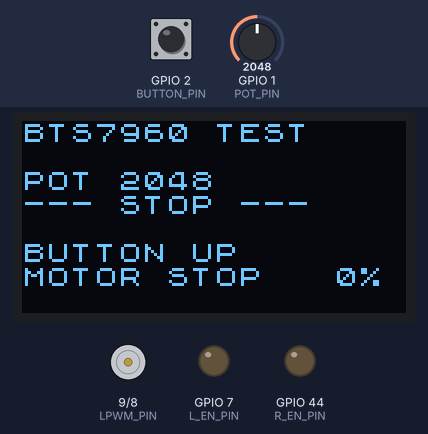
Bench run of a sketch on a simulated Seeed XIAO ESP32-S3. Parts: 128×64 one-colour display, motor-driver pin pairs drawn as motors (green arrow = first pin HIGH = forward, orange = second pin HIGH = backward, longer = more drive), output pins drawn as LEDs (lit = HIGH). The test bench sets the inputs (shaded band); at power-on: GPIO 1 (POT_PIN) = 2048, GPIO 2 (BUTTON_PIN) HIGH (analog values on the 0–4095 scale).

Above: at 1.2 s.
1.3 s: GPIO 1 (POT_PIN) set to 2181
At 2.4 s:
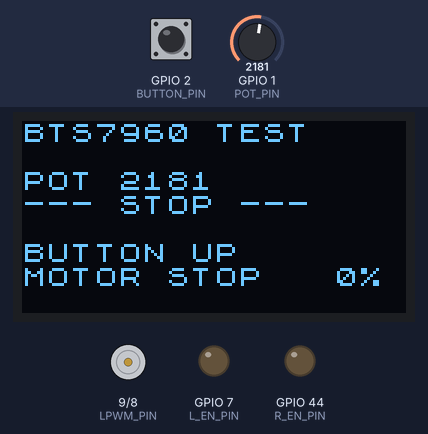
2.8 s: GPIO 1 (POT_PIN) set to 2291
At 3.8 s:
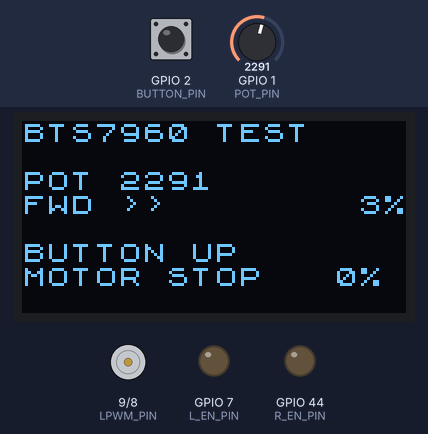
4.3 s: GPIO 2 (BUTTON_PIN) pulled LOW for 0.15 s
At 5.6 s:
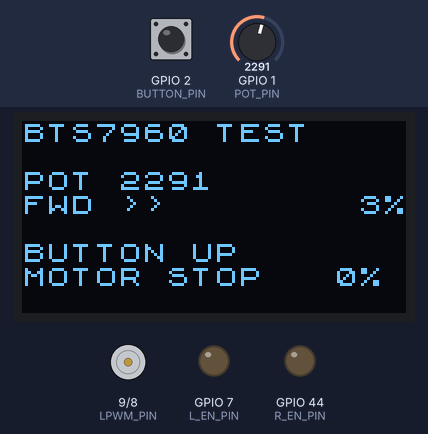
5.9 s: GPIO 1 (POT_PIN) set to 1899
At 6.3 s:
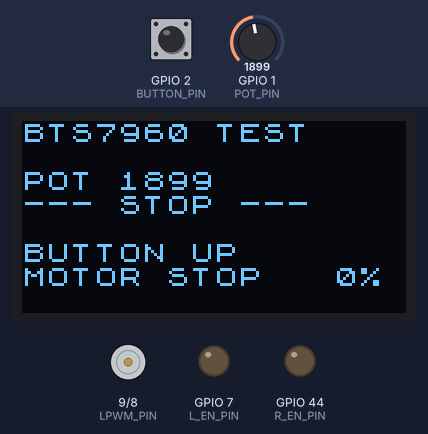
7.4 s: GPIO 1 (POT_PIN) set to 1825
At 8.6 s:
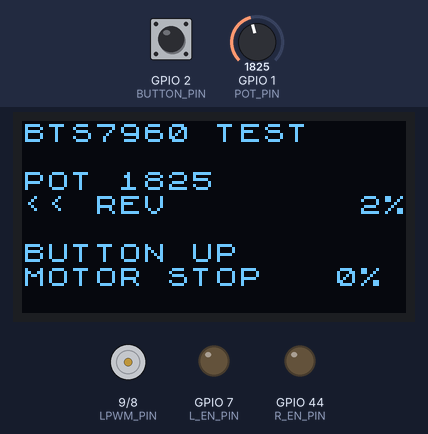
8.9 s: GPIO 2 (BUTTON_PIN) pulled LOW for 1 s
At 9.6 s:
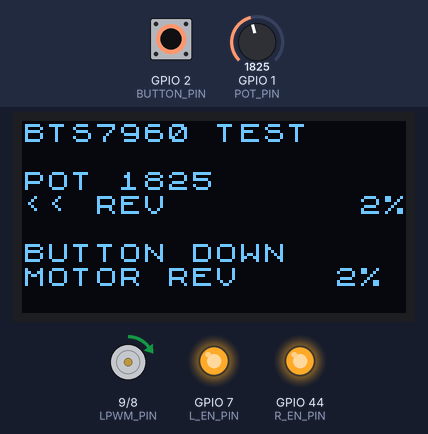
Timing chart, 0 to 11.9 s (numbered marks = the images above; inputs shaded):
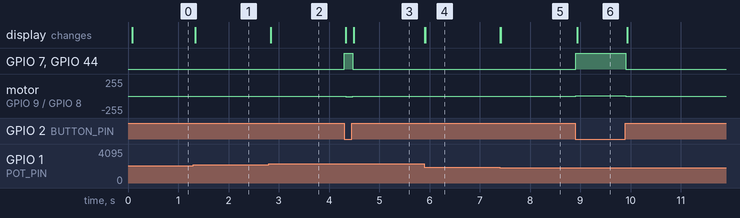

The sketch:

BTS7960_driver_test_xiao.ino
```cpp
/*
  BTS7960 / IBT-2 manual motor controller for a Seeed XIAO ESP32-S3
  on the Seeed Studio Expansion Base for XIAO.

  Controls:
    - Hold the Expansion Base Button (D1) to run.
    - Potentiometer below center: reverse/counterclockwise.
    - Potentiometer above center: forward/clockwise.
    - A dead band around center stops and disables the bridge.
    - Releasing the button immediately stops and disables the bridge.

  The sketch defaults to SERIAL_TEST_ONLY mode. In that mode it prints the
  requested command and speed while keeping R_EN, L_EN, RPWM, and LPWM low.
  Change SERIAL_TEST_ONLY to false only after the serial test looks correct.

  Signal wiring (the six-pin logic header on the BTS7960 module):
    Expansion Base GND   -> BTS7960 GND
    XIAO 3V3             -> BTS7960 VCC
    XIAO D7              -> BTS7960 R_EN
    XIAO D8              -> BTS7960 L_EN
    XIAO D9              -> BTS7960 RPWM
    XIAO D10             -> BTS7960 LPWM
    BTS7960 R_IS and L_IS are unused and may be left disconnected.

  VCC is logic power only; never connect 24 V to it. These six connections are
  all available together on the exposed upper female socket row beside the
  XIAO: VBUS, GND, D10, D9, D8, and D7. Leave the 3V3 socket unused.

  Power wiring:
    24 V supply + -> BTS7960 B+
    24 V supply - -> BTS7960 B-
    Motor leads   -> BTS7960 M+ and M-

  The Expansion Base potentiometer remains connected to A0/D0. The onboard
  user button is already connected to D1 and is active-low.

  D7-D10 are shared with the Expansion Base UART and microSD connections.
  Leave the UART Grove connector unused and do not insert a microSD card while
  using this mapping.

  Clockwise direction depends on the motor-lead order. Swap M+ and M- if the
  physical direction is opposite to the labels used here.

  This sketch targets Arduino-ESP32 core 3.x.
*/

#include <Arduino.h>
#include <U8x8lib.h>
#include <Wire.h>

constexpr uint8_t POT_PIN = A0;
constexpr uint8_t BUTTON_PIN = D1;

constexpr uint8_t R_EN_PIN = D7;
constexpr uint8_t L_EN_PIN = D8;
constexpr uint8_t RPWM_PIN = D9;
constexpr uint8_t LPWM_PIN = D10;

constexpr bool SERIAL_TEST_ONLY = false;

constexpr uint16_t ADC_MAX = 4095;
constexpr uint16_t ADC_CENTER = ADC_MAX / 2;
constexpr uint16_t CENTER_DEAD_BAND = 180;

constexpr uint32_t PWM_FREQUENCY_HZ = 20000;
constexpr uint8_t PWM_RESOLUTION_BITS = 8;
constexpr uint8_t PWM_MAX = (1U << PWM_RESOLUTION_BITS) - 1;

constexpr uint16_t REVERSAL_PAUSE_MS = 300;
constexpr uint8_t RAMP_STEP = 4;
constexpr uint16_t LOOP_DELAY_MS = 10;
constexpr uint16_t SERIAL_REPORT_INTERVAL_MS = 100;
constexpr uint16_t DISPLAY_REPORT_INTERVAL_MS = 25;

// The Expansion Base OLED is internally wired to D4/SDA and D5/SCL.
U8X8_SSD1306_128X64_NONAME_HW_I2C oled(U8X8_PIN_NONE, SCL, SDA);

enum class Direction : uint8_t {
  Stopped,
  Clockwise,
  Reverse,
};

struct MotorRequest {
  Direction direction;
  uint8_t duty;
};

Direction activeDirection = Direction::Stopped;
uint8_t activeDuty = 0;
bool buttonArmed = false;
uint32_t lastSerialReportMs = 0;
uint32_t lastDisplayReportMs = 0;

void disableBridge() {
  // Remove PWM first, then put both half-bridges into high impedance.
  ledcWrite(RPWM_PIN, 0);
  ledcWrite(LPWM_PIN, 0);
  digitalWrite(R_EN_PIN, LOW);
  digitalWrite(L_EN_PIN, LOW);

  activeDirection = Direction::Stopped;
  activeDuty = 0;
}

uint16_t readPot() {
  // A small average makes the center transition less sensitive to ADC noise.
  uint32_t total = 0;
  constexpr uint8_t SAMPLE_COUNT = 8;

  for (uint8_t sample = 0; sample < SAMPLE_COUNT; ++sample) {
    total += analogRead(POT_PIN);
  }

  return total / SAMPLE_COUNT;
}

MotorRequest requestFromPot(uint16_t pot) {
  const uint16_t lowerEdge = ADC_CENTER - CENTER_DEAD_BAND;
  const uint16_t upperEdge = ADC_CENTER + CENTER_DEAD_BAND;

  if (pot < lowerEdge) {
    const long mapped = map(pot, lowerEdge, 0, 0, PWM_MAX);
    return {Direction::Reverse,
            static_cast<uint8_t>(constrain(mapped, 0L, long(PWM_MAX)))};
  }

  if (pot > upperEdge) {
    const long mapped = map(pot, upperEdge, ADC_MAX, 0, PWM_MAX);
    return {Direction::Clockwise,
            static_cast<uint8_t>(constrain(mapped, 0L, long(PWM_MAX)))};
  }

  return {Direction::Stopped, 0};
}

const char *directionName(Direction direction) {
  switch (direction) {
    case Direction::Clockwise:
      return "FWD";
    case Direction::Reverse:
      return "REV";
    default:
      return "STOP";
  }
}

void printSerialTest(bool runButtonHeld, uint16_t pot,
                     const MotorRequest &request) {
  // USB logging must never stall the motor/UI loop when no monitor is reading.
  if (!Serial) {
    return;
  }

  const uint32_t now = millis();
  if (now - lastSerialReportMs < SERIAL_REPORT_INTERVAL_MS) {
    return;
  }
  lastSerialReportMs = now;

  const char *motorCommand;
  uint8_t commandedDuty = 0;
  if (!buttonArmed) {
    motorCommand = "WAIT";
  } else if (!runButtonHeld) {
    motorCommand = "STOP";
  } else {
    motorCommand = directionName(request.direction);
    commandedDuty = request.duty;
  }

  const uint8_t targetSpeedPercent =
      static_cast<uint8_t>((uint16_t(request.duty) * 100U + 127U) / PWM_MAX);
  const uint8_t commandedSpeedPercent =
      static_cast<uint8_t>((uint16_t(commandedDuty) * 100U + 127U) / PWM_MAX);

  Serial.printf(
      "pot=%4u -> %-4s %3u%% | button=%s | motor=%-4s %3u%%\n", pot,
      directionName(request.direction), targetSpeedPercent,
      runButtonHeld ? "DOWN" : "UP", motorCommand, commandedSpeedPercent);
}

void updateDisplay(bool runButtonHeld, uint16_t pot,
                   const MotorRequest &request) {
  const uint32_t now = millis();
  if (now - lastDisplayReportMs < DISPLAY_REPORT_INTERVAL_MS) {
    return;
  }
  lastDisplayReportMs = now;

  const char *motorCommand;
  uint8_t commandedDuty = 0;
  if (!buttonArmed) {
    motorCommand = "WAIT";
  } else if (!runButtonHeld) {
    motorCommand = "STOP";
  } else {
    motorCommand = directionName(request.direction);
    commandedDuty = request.duty;
  }

  const uint8_t targetSpeedPercent =
      static_cast<uint8_t>((uint16_t(request.duty) * 100U + 127U) / PWM_MAX);
  const uint8_t commandedSpeedPercent =
      static_cast<uint8_t>((uint16_t(commandedDuty) * 100U + 127U) / PWM_MAX);

  char line[17];

  snprintf(line, sizeof(line), "POT %4u        ", pot);
  oled.drawString(0, 2, line);

  if (request.direction == Direction::Reverse) {
    snprintf(line, sizeof(line), "<< REV      %3u%%", targetSpeedPercent);
  } else if (request.direction == Direction::Clockwise) {
    snprintf(line, sizeof(line), "FWD >>      %3u%%", targetSpeedPercent);
  } else {
    snprintf(line, sizeof(line), "--- STOP ---    ");
  }
  oled.drawString(0, 3, line);

  snprintf(line, sizeof(line), "BUTTON %-4s     ", runButtonHeld ? "DOWN" : "UP");
  oled.drawString(0, 5, line);

  snprintf(line, sizeof(line), "MOTOR %-4s %3u%% ", motorCommand,
           commandedSpeedPercent);
  oled.drawString(0, 6, line);
}

uint8_t rampToward(uint8_t current, uint8_t target) {
  if (current < target) {
    const uint16_t next = current + RAMP_STEP;
    return static_cast<uint8_t>(next < target ? next : target);
  }

  if (current > target) {
    const int16_t next = current - RAMP_STEP;
    return static_cast<uint8_t>(next > target ? next : target);
  }

  return current;
}

void applyMotorRequest(const MotorRequest &request) {
  if (request.direction == Direction::Stopped || request.duty == 0) {
    disableBridge();
    return;
  }

  // Never reverse a moving motor. Disable it, pause, and let the next loop
  // re-read both the button and potentiometer before starting the other way.
  if (activeDirection != Direction::Stopped &&
      activeDirection != request.direction) {
    disableBridge();
    delay(REVERSAL_PAUSE_MS);
    return;
  }

  if (activeDirection == Direction::Stopped) {
    activeDirection = request.direction;
    activeDuty = 0;

    // Establish known PWM states before enabling either half-bridge.
    ledcWrite(RPWM_PIN, 0);
    ledcWrite(LPWM_PIN, 0);
    digitalWrite(R_EN_PIN, HIGH);
    digitalWrite(L_EN_PIN, HIGH);
  }

  activeDuty = rampToward(activeDuty, request.duty);

  // Exactly one PWM input is active at a time.
  if (activeDirection == Direction::Clockwise) {
    ledcWrite(LPWM_PIN, 0);
    ledcWrite(RPWM_PIN, activeDuty);
  } else {
    ledcWrite(RPWM_PIN, 0);
    ledcWrite(LPWM_PIN, activeDuty);
  }
}

void setup() {
  // Put all bridge controls low as early as possible during startup.
  pinMode(R_EN_PIN, OUTPUT);
  pinMode(L_EN_PIN, OUTPUT);
  pinMode(RPWM_PIN, OUTPUT);
  pinMode(LPWM_PIN, OUTPUT);

  digitalWrite(R_EN_PIN, LOW);
  digitalWrite(L_EN_PIN, LOW);
  digitalWrite(RPWM_PIN, LOW);
  digitalWrite(LPWM_PIN, LOW);

  pinMode(BUTTON_PIN, INPUT_PULLUP);
  pinMode(POT_PIN, INPUT);
  analogReadResolution(12);
  analogSetPinAttenuation(POT_PIN, ADC_11db);

  Serial.begin(115200);
  Serial.setTxTimeoutMs(0);

  oled.setBusClock(400000);
  oled.begin();
  oled.setFlipMode(0);
  oled.setFont(u8x8_font_chroma48medium8_r);
  oled.clear();
  oled.drawString(0, 0, "BTS7960 TEST");

  const bool rightPwmReady =
      ledcAttach(RPWM_PIN, PWM_FREQUENCY_HZ, PWM_RESOLUTION_BITS);
  const bool leftPwmReady =
      ledcAttach(LPWM_PIN, PWM_FREQUENCY_HZ, PWM_RESOLUTION_BITS);

  if (!rightPwmReady || !leftPwmReady) {
    disableBridge();
    while (true) {
      delay(1000);
    }
  }

  disableBridge();

  if (SERIAL_TEST_ONLY) {
    Serial.println();
    Serial.println("BTS7960 TEST - motor outputs disabled");
    Serial.println("pot target | button | gated motor command");
    Serial.println("pot calibration: 0=REV 100%, 2047=STOP, 4095=FWD 100%");
  }
}

void loop() {
  const bool runButtonHeld = digitalRead(BUTTON_PIN) == LOW;
  const uint16_t pot = readPot();
  const MotorRequest request = requestFromPot(pot);

  if (SERIAL_TEST_ONLY) {
    // Keep every driver input low even if a BTS7960 is already connected.
    disableBridge();

    if (!runButtonHeld) {
      buttonArmed = true;
    }

    printSerialTest(runButtonHeld, pot, request);
    updateDisplay(runButtonHeld, pot, request);
    delay(LOOP_DELAY_MS);
    return;
  }

  if (!runButtonHeld) {
    // Require one observed release after every reset before motion is allowed.
    buttonArmed = true;
    disableBridge();
    updateDisplay(runButtonHeld, pot, request);
    delay(LOOP_DELAY_MS);
    return;
  }

  if (!buttonArmed) {
    disableBridge();
    updateDisplay(runButtonHeld, pot, request);
    delay(LOOP_DELAY_MS);
    return;
  }

  applyMotorRequest(request);
  updateDisplay(runButtonHeld, pot, request);
  delay(LOOP_DELAY_MS);
}
```

Measured:
- the behaviour switches between 2227 and 2228 on GPIO 1 (POT_PIN) (found by bisection; images 1 and 2)
- the behaviour switches between 1867 and 1866 on GPIO 1 (POT_PIN) (found by bisection; images 4 and 5)
- after the input at 1.3 s, the display: changes at once (image 1)
- after the input at 2.8 s, the display: first changes at once (image 2 shows a later state)
- after the input at 4.3 s, GPIO 7 (L_EN_PIN), GPIO 44 (R_EN_PIN): LOW → HIGH at once, → LOW 0.17 s later; motor on GPIO 9 (LPWM_PIN) / GPIO 8 (RPWM_PIN): stopped → backward 8/255 at once, → stopped 0.17 s later; the display: first changes at once (image 3 shows a later state)
- after the input at 5.9 s, the display: first changes at once (image 4 shows a later state)
- after the input at 7.4 s, the display: first changes at once (image 5 shows a later state)
- after the input at 8.9 s, GPIO 7 (L_EN_PIN), GPIO 44 (R_EN_PIN): LOW → HIGH at once, → LOW 1.0 s later; motor on GPIO 9 (LPWM_PIN) / GPIO 8 (RPWM_PIN): stopped → forward 5/255 at once, → stopped 1.0 s later; the display: changes at once (image 6)
